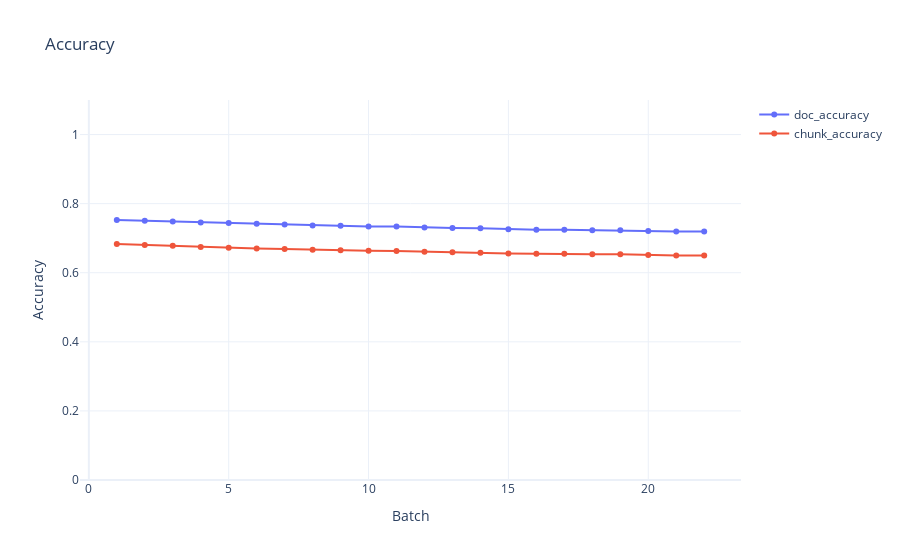
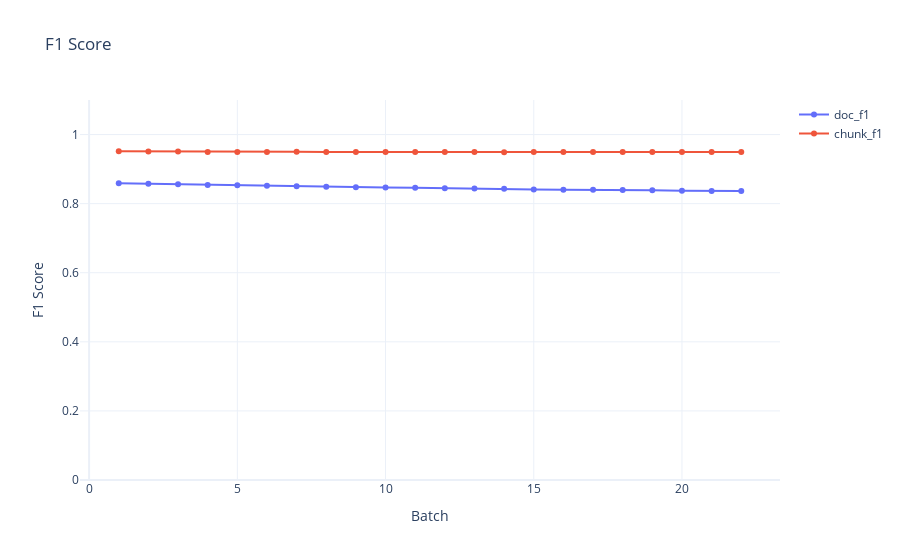
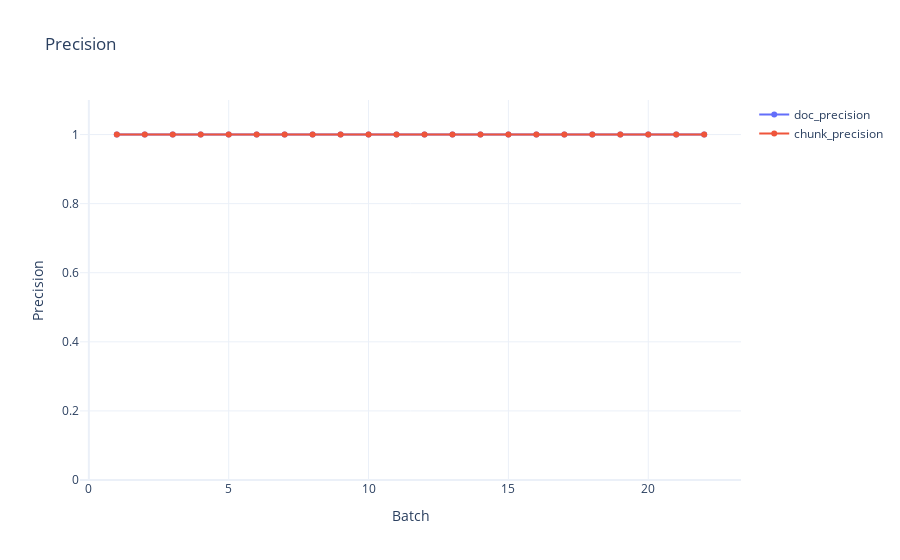
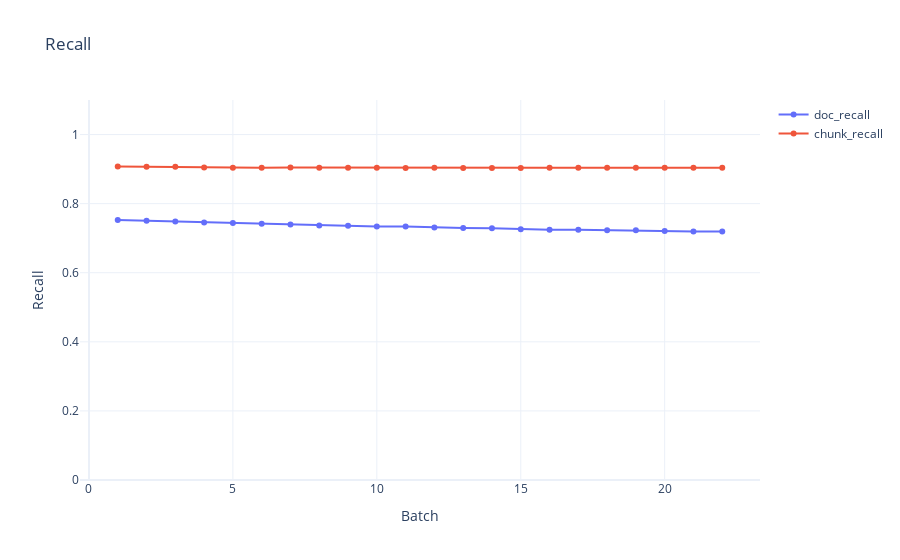

Here is the notebook cell these charts were saved with, in order:
### Code cell
groups = {
    "Accuracy": ["doc_accuracy", "chunk_accuracy"],
    "F1 Score": ["doc_f1", "chunk_f1"],
    "Precision": ["doc_precision", "chunk_precision"],
    "Recall": ["doc_recall", "chunk_recall"],
}

for title, keys in groups.items():
    fig = go.Figure()

    for key in keys:
        fig.add_trace(go.Scatter(
            x=df['batch'],
            y=df['metrics'].apply(lambda m: m.get(key)),
            mode='lines+markers',
            name=key
        ))

    fig.update_layout(
        title=title,
        xaxis_title='Batch',
        yaxis_title=title,
        template='plotly_white'
    )
    fig.update_yaxes(range=[0, 1.1])
    fig.show()

### Figure 1 — Plotly figure (JSON) as saved in the notebook; plotly's stock layout.template omitted (floating-point values rounded to 4 significant figures)
{"data": [{"mode": "lines+markers", "name": "doc_accuracy", "type": "scatter", "x": [1, 2, 3, 4, 5, 6, 7, 8, 9, 10, 11, 12, 13, 14, 15, 16, 17, 18, 19, 20, 21, 22], "y": [0.7526, 0.7504, 0.7481, 0.7456, 0.7438, 0.7416, 0.7393, 0.7369, 0.7358, 0.7341, 0.7335, 0.731, 0.7297, 0.7287, 0.7256, 0.7246, 0.7247, 0.723, 0.7227, 0.7207, 0.7193, 0.7193]}, {"mode": "lines+markers", "name": "chunk_accuracy", "type": "scatter", "x": [1, 2, 3, 4, 5, 6, 7, 8, 9, 10, 11, 12, 13, 14, 15, 16, 17, 18, 19, 20, 21, 22], "y": [0.6831, 0.6803, 0.6784, 0.6742, 0.6724, 0.6703, 0.6687, 0.6663, 0.6651, 0.6637, 0.6626, 0.6606, 0.6592, 0.658, 0.6553, 0.6548, 0.6551, 0.6536, 0.6532, 0.6512, 0.6502, 0.6502]}], "layout": {"title": {"text": "Accuracy"}, "xaxis": {"title": {"text": "Batch"}}, "yaxis": {"range": [0, 1.1], "title": {"text": "Accuracy"}}}}

### Figure 2 — Plotly figure (JSON) as saved in the notebook; plotly's stock layout.template omitted (floating-point values rounded to 4 significant figures)
{"data": [{"mode": "lines+markers", "name": "doc_f1", "type": "scatter", "x": [1, 2, 3, 4, 5, 6, 7, 8, 9, 10, 11, 12, 13, 14, 15, 16, 17, 18, 19, 20, 21, 22], "y": [0.8589, 0.8574, 0.8559, 0.8542, 0.8531, 0.8516, 0.8501, 0.8485, 0.8478, 0.8467, 0.8463, 0.8446, 0.8437, 0.8431, 0.841, 0.8403, 0.8404, 0.8392, 0.839, 0.8377, 0.8367, 0.8368]}, {"mode": "lines+markers", "name": "chunk_f1", "type": "scatter", "x": [1, 2, 3, 4, 5, 6, 7, 8, 9, 10, 11, 12, 13, 14, 15, 16, 17, 18, 19, 20, 21, 22], "y": [0.9516, 0.951, 0.9511, 0.9498, 0.9496, 0.9495, 0.9498, 0.9497, 0.9496, 0.9496, 0.9492, 0.9494, 0.9492, 0.949, 0.9491, 0.9494, 0.9495, 0.9496, 0.9495, 0.9494, 0.9495, 0.9495]}], "layout": {"title": {"text": "F1 Score"}, "xaxis": {"title": {"text": "Batch"}}, "yaxis": {"range": [0, 1.1], "title": {"text": "F1 Score"}}}}

### Figure 3 — Plotly figure (JSON) as saved in the notebook; plotly's stock layout.template omitted (floating-point values rounded to 4 significant figures)
{"data": [{"mode": "lines+markers", "name": "doc_precision", "type": "scatter", "x": [1, 2, 3, 4, 5, 6, 7, 8, 9, 10, 11, 12, 13, 14, 15, 16, 17, 18, 19, 20, 21, 22], "y": [1.0, 1.0, 1.0, 1.0, 1.0, 1.0, 1.0, 1.0, 1.0, 1.0, 1.0, 1.0, 1.0, 1.0, 1.0, 1.0, 1.0, 1.0, 1.0, 1.0, 1.0, 1.0]}, {"mode": "lines+markers", "name": "chunk_precision", "type": "scatter", "x": [1, 2, 3, 4, 5, 6, 7, 8, 9, 10, 11, 12, 13, 14, 15, 16, 17, 18, 19, 20, 21, 22], "y": [1.0, 1.0, 1.0, 1.0, 1.0, 1.0, 1.0, 1.0, 1.0, 1.0, 1.0, 1.0, 1.0, 1.0, 1.0, 1.0, 1.0, 1.0, 1.0, 1.0, 1.0, 1.0]}], "layout": {"title": {"text": "Precision"}, "xaxis": {"title": {"text": "Batch"}}, "yaxis": {"range": [0, 1.1], "title": {"text": "Precision"}}}}

### Figure 4 — Plotly figure (JSON) as saved in the notebook; plotly's stock layout.template omitted (floating-point values rounded to 4 significant figures)
{"data": [{"mode": "lines+markers", "name": "doc_recall", "type": "scatter", "x": [1, 2, 3, 4, 5, 6, 7, 8, 9, 10, 11, 12, 13, 14, 15, 16, 17, 18, 19, 20, 21, 22], "y": [0.7526, 0.7504, 0.7481, 0.7456, 0.7438, 0.7416, 0.7393, 0.7369, 0.7358, 0.7341, 0.7335, 0.731, 0.7297, 0.7287, 0.7256, 0.7246, 0.7247, 0.723, 0.7227, 0.7207, 0.7193, 0.7193]}, {"mode": "lines+markers", "name": "chunk_recall", "type": "scatter", "x": [1, 2, 3, 4, 5, 6, 7, 8, 9, 10, 11, 12, 13, 14, 15, 16, 17, 18, 19, 20, 21, 22], "y": [0.9077, 0.9065, 0.9068, 0.9044, 0.904, 0.9039, 0.9045, 0.9042, 0.9039, 0.9041, 0.9034, 0.9037, 0.9034, 0.903, 0.9032, 0.9037, 0.9039, 0.9041, 0.9039, 0.9036, 0.9039, 0.9039]}], "layout": {"title": {"text": "Recall"}, "xaxis": {"title": {"text": "Batch"}}, "yaxis": {"range": [0, 1.1], "title": {"text": "Recall"}}}}
